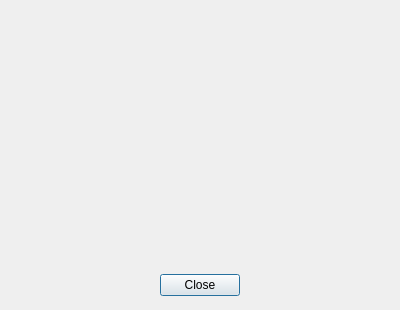
<?xml version="1.0" encoding="UTF-8"?>
<ui version="4.0">
 <class>AboutDialog</class>
 <widget class="QDialog" name="AboutDialog">
  <property name="geometry">
   <rect>
    <x>0</x>
    <y>0</y>
    <width>400</width>
    <height>310</height>
   </rect>
  </property>
  <property name="windowTitle">
   <string>About</string>
  </property>
  <property name="windowIcon">
   <iconset resource="Resources.qrc">
    <normaloff>:/Assets/colored-icon.ico</normaloff>:/Assets/colored-icon.ico</iconset>
  </property>
  <property name="modal">
   <bool>true</bool>
  </property>
  <widget class="QDialogButtonBox" name="ButtonBox">
   <property name="geometry">
    <rect>
     <x>9</x>
     <y>270</y>
     <width>381</width>
     <height>31</height>
    </rect>
   </property>
   <property name="orientation">
    <enum>Qt::Horizontal</enum>
   </property>
   <property name="standardButtons">
    <set>QDialogButtonBox::Close</set>
   </property>
   <property name="centerButtons">
    <bool>true</bool>
   </property>
  </widget>
  <widget class="QLabel" name="AboutText">
   <property name="geometry">
    <rect>
     <x>20</x>
     <y>120</y>
     <width>361</width>
     <height>141</height>
    </rect>
   </property>
   <property name="alignment">
    <set>Qt::AlignLeading|Qt::AlignLeft|Qt::AlignTop</set>
   </property>
   <property name="wordWrap">
    <bool>true</bool>
   </property>
   <property name="openExternalLinks">
    <bool>true</bool>
   </property>
  </widget>
  <widget class="QLabel" name="Icon">
   <property name="geometry">
    <rect>
     <x>150</x>
     <y>10</y>
     <width>100</width>
     <height>100</height>
    </rect>
   </property>
   <property name="pixmap">
    <pixmap resource="Resources.qrc">:/Assets/colored-icon.ico</pixmap>
   </property>
   <property name="scaledContents">
    <bool>true</bool>
   </property>
   <property name="alignment">
    <set>Qt::AlignCenter</set>
   </property>
  </widget>
 </widget>
 <resources>
  <include location="Resources.qrc"/>
 </resources>
 <connections>
  <connection>
   <sender>ButtonBox</sender>
   <signal>accepted()</signal>
   <receiver>AboutDialog</receiver>
   <slot>accept()</slot>
   <hints>
    <hint type="sourcelabel">
     <x>248</x>
     <y>254</y>
    </hint>
    <hint type="destinationlabel">
     <x>157</x>
     <y>274</y>
    </hint>
   </hints>
  </connection>
  <connection>
   <sender>ButtonBox</sender>
   <signal>rejected()</signal>
   <receiver>AboutDialog</receiver>
   <slot>reject()</slot>
   <hints>
    <hint type="sourcelabel">
     <x>316</x>
     <y>260</y>
    </hint>
    <hint type="destinationlabel">
     <x>286</x>
     <y>274</y>
    </hint>
   </hints>
  </connection>
 </connections>
</ui>
